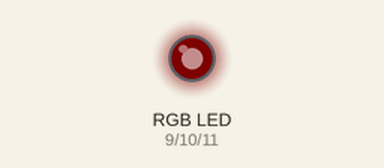
Simulated run of this sketch. Board: Arduino Uno, built with avr-gcc and run on an emulated ATmega328P. Shown: an RGB LED mixed from three pins (HIGH = lit). Dim RGB values are drawn brighter than linear.

Above: at 0.15 s.
At 2.25 s:
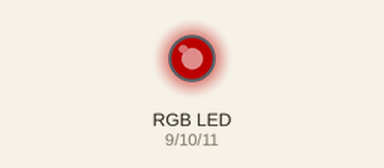
At 4.35 s:
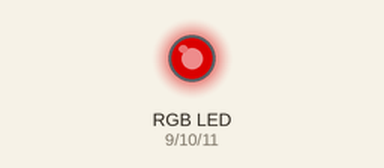
At 19.0 s:
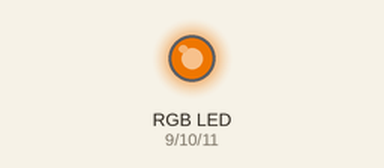
At 23.5 s:
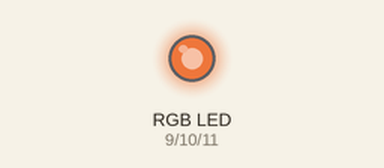
At 37.3 s:
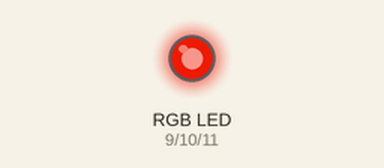
Timing chart, 0 to 38.8 s (numbered marks = the images above):
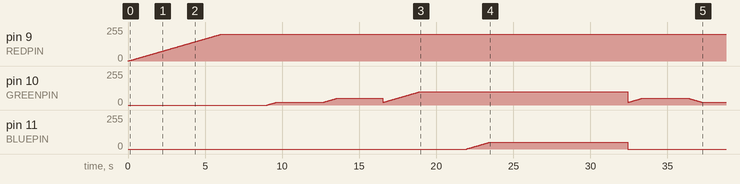

The sketch:

sketch_feb09b_juice.ino
```cpp
// color swirl! connect an RGB LED to the PWM pins as indicated
// in the #defines
// public domain, enjoy!

#define REDPIN 9
#define GREENPIN 10
#define BLUEPIN 11

#define FADESPEED 30     // make this higher to slow down
#define DELAY 3000

void setup() {
  pinMode(REDPIN, OUTPUT);
  pinMode(GREENPIN, OUTPUT);
  pinMode(BLUEPIN, OUTPUT);
}

//////////////////////////////////////////////////////////////////////////////////////////////////////
// TODO: to simulate (30 second demo)
//
// 06:15 off, fade up to red/orange/yellow
// 06:30 fadeup to white, turn off (just after fluorescents turn on)
//
// (Flourescence come on!!)
//
// 18:25 fade up to yellow/orange/red
// 18:45 dim down to off
// 19:00 fade up to green (lights garden at night, does not interfere with plant photosynthesis)
// 22:00 fade down to off
///////////////////////////////////////////////////////////////////////////////////////////////////////

void loop() {

  do_turn_off();

  /* 06:15 off, fade up to red/orange/yellow */
  do_fade(0, 200, 1, REDPIN);   // red
  do_fade(0, 21, 1, GREENPIN);  // orange
  do_fade(20, 50, 1, GREENPIN); // yellow

  /* 06:30 fadeup to white, turn off (just after fluorescents turn on) */
  do_fade(20, 100, 1, GREENPIN);  // orange --> white
  do_fade(0, 50, 1, BLUEPIN);     // yellow --> white
  delay(6000);
  do_turn_off();

  /* 18:25 fade up to yellow/orange/red */
  analogWrite(REDPIN, 200);
  analogWrite(BLUEPIN, 0);
  do_fade(20, 51, 1, GREENPIN);         // yellow
  do_reverse_fade(50, 21, 1, GREENPIN); // orange
  do_turn_off();

  /* 19:00 fade up to green
  (lights garden at night, does not interfere with plant photosynthesis)
  */
  do_fade(0, 50, 1, GREENPIN);
  delay(6000);
}

////////////////////////////////////////////////////////////
// brings up one PIN to a particular limit (color)
////////////////////////////////////////////////////////////
void do_fade(int start, int limit, int incr, int pin) {
  for (int i=start; i<limit; i+=incr) {
    analogWrite(pin, i);
    delay(FADESPEED);
  }
  delay(DELAY);
}

void do_reverse_fade(int start, int limit, int incr, int pin) {
  for (int i=start; i>limit; i-=incr) {
    analogWrite(pin, i);
    delay(FADESPEED);
  }
  delay(DELAY);
}


////////////////////////////////////////////////////
// blinding white light
////////////////////////////////////////////////////
//void do_white() {
//  analogWrite(REDPIN, 200);
//  analogWrite(GREENPIN, 100);
//  analogWrite(BLUEPIN, 50);
//  delay(6000);
//}

////////////////////////////
// turn off the lights
////////////////////////////
void do_turn_off() {
  analogWrite(REDPIN, 0);
  analogWrite(GREENPIN, 0);
  analogWrite(BLUEPIN, 0);
}
```

Measured:
- by itself, pin 9 (REDPIN): moves from 0/255 to 200/255 over 32.4 s
- by itself, pin 11 (BLUEPIN): rises from 0/255 to 49/255 in 1.4 s, then falls to 0/255 in 9.0 s
